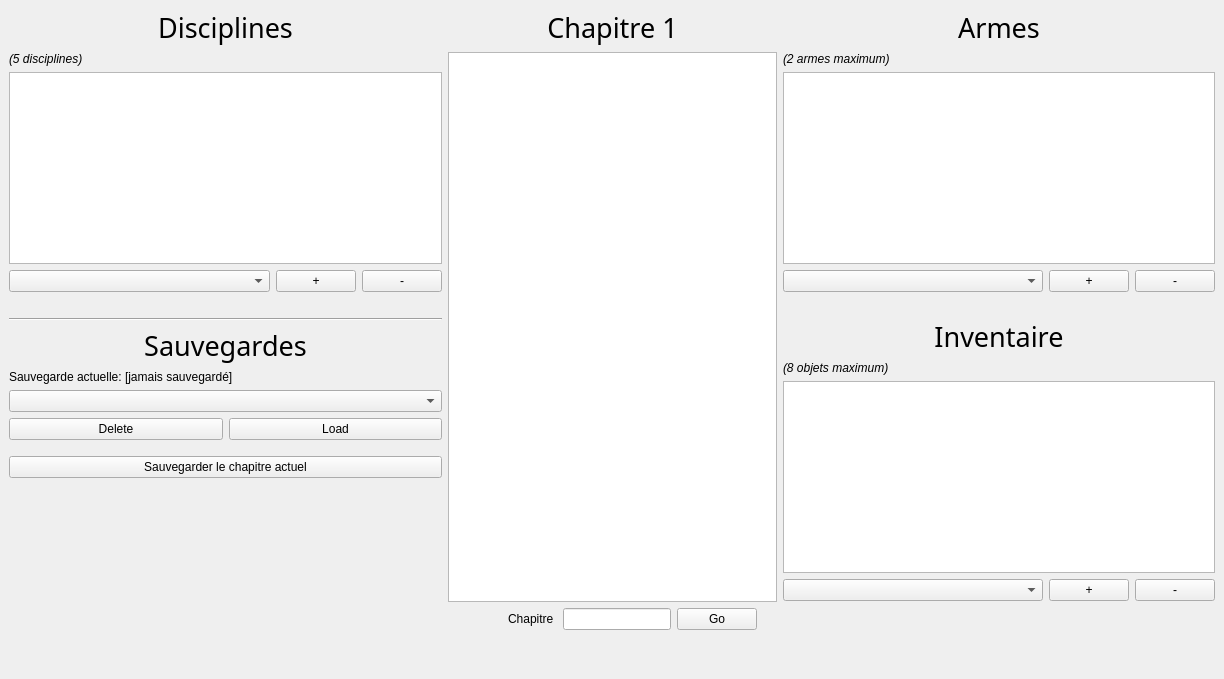
<?xml version="1.0" encoding="UTF-8"?>
<ui version="4.0">
 <class>MainWindow</class>
 <widget class="QMainWindow" name="MainWindow">
  <property name="geometry">
   <rect>
    <x>0</x>
    <y>0</y>
    <width>1224</width>
    <height>679</height>
   </rect>
  </property>
  <property name="windowTitle">
   <string>MainWindow</string>
  </property>
  <widget class="QWidget" name="centralwidget">
   <layout class="QHBoxLayout" name="horizontalLayout_3">
    <item>
     <layout class="QHBoxLayout" name="horizontalLayout_Body">
      <item>
       <layout class="QVBoxLayout" name="verticalLayout_PanelLeft">
        <item>
         <widget class="QLabel" name="label_2">
          <property name="sizePolicy">
           <sizepolicy hsizetype="Preferred" vsizetype="Fixed">
            <horstretch>0</horstretch>
            <verstretch>0</verstretch>
           </sizepolicy>
          </property>
          <property name="font">
           <font>
            <family>Papyrus</family>
            <pointsize>20</pointsize>
           </font>
          </property>
          <property name="text">
           <string>Disciplines</string>
          </property>
          <property name="alignment">
           <set>Qt::AlignCenter</set>
          </property>
         </widget>
        </item>
        <item>
         <widget class="QLabel" name="label_8">
          <property name="text">
           <string>&lt;html&gt;&lt;head/&gt;&lt;body&gt;&lt;p&gt;&lt;span style=&quot; font-style:italic;&quot;&gt;(5 disciplines)&lt;/span&gt;&lt;/p&gt;&lt;/body&gt;&lt;/html&gt;</string>
          </property>
         </widget>
        </item>
        <item>
         <widget class="QListView" name="listView">
          <property name="sizePolicy">
           <sizepolicy hsizetype="Minimum" vsizetype="Maximum">
            <horstretch>0</horstretch>
            <verstretch>0</verstretch>
           </sizepolicy>
          </property>
         </widget>
        </item>
        <item>
         <layout class="QHBoxLayout" name="horizontalLayout_5">
          <item>
           <widget class="QComboBox" name="comboBox_2">
            <property name="sizePolicy">
             <sizepolicy hsizetype="Minimum" vsizetype="Fixed">
              <horstretch>0</horstretch>
              <verstretch>0</verstretch>
             </sizepolicy>
            </property>
           </widget>
          </item>
          <item>
           <widget class="QPushButton" name="pushButton_5">
            <property name="sizePolicy">
             <sizepolicy hsizetype="Maximum" vsizetype="Fixed">
              <horstretch>0</horstretch>
              <verstretch>0</verstretch>
             </sizepolicy>
            </property>
            <property name="text">
             <string>+</string>
            </property>
           </widget>
          </item>
          <item>
           <widget class="QPushButton" name="pushButton_6">
            <property name="sizePolicy">
             <sizepolicy hsizetype="Maximum" vsizetype="Fixed">
              <horstretch>0</horstretch>
              <verstretch>0</verstretch>
             </sizepolicy>
            </property>
            <property name="text">
             <string>-</string>
            </property>
           </widget>
          </item>
         </layout>
        </item>
        <item>
         <spacer name="verticalSpacer_4">
          <property name="orientation">
           <enum>Qt::Vertical</enum>
          </property>
          <property name="sizeType">
           <enum>QSizePolicy::Fixed</enum>
          </property>
          <property name="sizeHint" stdset="0">
           <size>
            <width>20</width>
            <height>20</height>
           </size>
          </property>
         </spacer>
        </item>
        <item>
         <widget class="Line" name="line">
          <property name="orientation">
           <enum>Qt::Horizontal</enum>
          </property>
         </widget>
        </item>
        <item>
         <widget class="QLabel" name="label_6">
          <property name="sizePolicy">
           <sizepolicy hsizetype="Preferred" vsizetype="Fixed">
            <horstretch>0</horstretch>
            <verstretch>0</verstretch>
           </sizepolicy>
          </property>
          <property name="font">
           <font>
            <family>Papyrus</family>
            <pointsize>20</pointsize>
           </font>
          </property>
          <property name="text">
           <string>Sauvegardes</string>
          </property>
          <property name="alignment">
           <set>Qt::AlignCenter</set>
          </property>
         </widget>
        </item>
        <item>
         <widget class="QLabel" name="label_7">
          <property name="sizePolicy">
           <sizepolicy hsizetype="Preferred" vsizetype="Fixed">
            <horstretch>0</horstretch>
            <verstretch>0</verstretch>
           </sizepolicy>
          </property>
          <property name="text">
           <string>Sauvegarde actuelle: [jamais sauvegardé]</string>
          </property>
         </widget>
        </item>
        <item>
         <widget class="QComboBox" name="comboBox"/>
        </item>
        <item>
         <layout class="QHBoxLayout" name="horizontalLayout_4">
          <item>
           <widget class="QPushButton" name="pushButton_2">
            <property name="sizePolicy">
             <sizepolicy hsizetype="Minimum" vsizetype="Fixed">
              <horstretch>0</horstretch>
              <verstretch>0</verstretch>
             </sizepolicy>
            </property>
            <property name="text">
             <string>Delete</string>
            </property>
           </widget>
          </item>
          <item>
           <widget class="QPushButton" name="pushButton_3">
            <property name="sizePolicy">
             <sizepolicy hsizetype="Minimum" vsizetype="Fixed">
              <horstretch>0</horstretch>
              <verstretch>0</verstretch>
             </sizepolicy>
            </property>
            <property name="text">
             <string>Load</string>
            </property>
           </widget>
          </item>
         </layout>
        </item>
        <item>
         <spacer name="verticalSpacer_3">
          <property name="orientation">
           <enum>Qt::Vertical</enum>
          </property>
          <property name="sizeType">
           <enum>QSizePolicy::Fixed</enum>
          </property>
          <property name="sizeHint" stdset="0">
           <size>
            <width>20</width>
            <height>10</height>
           </size>
          </property>
         </spacer>
        </item>
        <item>
         <widget class="QPushButton" name="pushButton_4">
          <property name="text">
           <string>Sauvegarder le chapitre actuel</string>
          </property>
         </widget>
        </item>
        <item>
         <spacer name="verticalSpacer_2">
          <property name="orientation">
           <enum>Qt::Vertical</enum>
          </property>
          <property name="sizeType">
           <enum>QSizePolicy::Expanding</enum>
          </property>
          <property name="sizeHint" stdset="0">
           <size>
            <width>20</width>
            <height>40</height>
           </size>
          </property>
         </spacer>
        </item>
       </layout>
      </item>
      <item>
       <layout class="QVBoxLayout" name="verticalLayout_PanelMiddle">
        <item>
         <widget class="QLabel" name="label">
          <property name="sizePolicy">
           <sizepolicy hsizetype="Preferred" vsizetype="Fixed">
            <horstretch>0</horstretch>
            <verstretch>0</verstretch>
           </sizepolicy>
          </property>
          <property name="font">
           <font>
            <family>Papyrus</family>
            <pointsize>20</pointsize>
           </font>
          </property>
          <property name="text">
           <string>Chapitre 1</string>
          </property>
          <property name="alignment">
           <set>Qt::AlignCenter</set>
          </property>
         </widget>
        </item>
        <item>
         <widget class="QTextBrowser" name="textBrowser">
          <property name="sizePolicy">
           <sizepolicy hsizetype="Minimum" vsizetype="Expanding">
            <horstretch>0</horstretch>
            <verstretch>0</verstretch>
           </sizepolicy>
          </property>
         </widget>
        </item>
        <item>
         <layout class="QHBoxLayout" name="horizontalLayout_2">
          <item>
           <spacer name="horizontalSpacer">
            <property name="orientation">
             <enum>Qt::Horizontal</enum>
            </property>
            <property name="sizeType">
             <enum>QSizePolicy::Maximum</enum>
            </property>
            <property name="sizeHint" stdset="0">
             <size>
              <width>60</width>
              <height>20</height>
             </size>
            </property>
           </spacer>
          </item>
          <item>
           <widget class="QLabel" name="label_5">
            <property name="sizePolicy">
             <sizepolicy hsizetype="Fixed" vsizetype="Fixed">
              <horstretch>0</horstretch>
              <verstretch>0</verstretch>
             </sizepolicy>
            </property>
            <property name="text">
             <string>Chapitre </string>
            </property>
           </widget>
          </item>
          <item>
           <widget class="QLineEdit" name="lineEdit">
            <property name="sizePolicy">
             <sizepolicy hsizetype="Fixed" vsizetype="Fixed">
              <horstretch>0</horstretch>
              <verstretch>0</verstretch>
             </sizepolicy>
            </property>
           </widget>
          </item>
          <item>
           <widget class="QPushButton" name="pushButton">
            <property name="sizePolicy">
             <sizepolicy hsizetype="Fixed" vsizetype="Fixed">
              <horstretch>0</horstretch>
              <verstretch>0</verstretch>
             </sizepolicy>
            </property>
            <property name="text">
             <string>Go</string>
            </property>
           </widget>
          </item>
          <item>
           <spacer name="horizontalSpacer_2">
            <property name="orientation">
             <enum>Qt::Horizontal</enum>
            </property>
            <property name="sizeType">
             <enum>QSizePolicy::Fixed</enum>
            </property>
            <property name="sizeHint" stdset="0">
             <size>
              <width>20</width>
              <height>20</height>
             </size>
            </property>
           </spacer>
          </item>
         </layout>
        </item>
        <item>
         <spacer name="verticalSpacer">
          <property name="orientation">
           <enum>Qt::Vertical</enum>
          </property>
          <property name="sizeType">
           <enum>QSizePolicy::Fixed</enum>
          </property>
          <property name="sizeHint" stdset="0">
           <size>
            <width>20</width>
            <height>40</height>
           </size>
          </property>
         </spacer>
        </item>
       </layout>
      </item>
      <item>
       <layout class="QVBoxLayout" name="verticalLayout_PanelRight">
        <item>
         <widget class="QLabel" name="label_3">
          <property name="sizePolicy">
           <sizepolicy hsizetype="Preferred" vsizetype="Fixed">
            <horstretch>0</horstretch>
            <verstretch>0</verstretch>
           </sizepolicy>
          </property>
          <property name="font">
           <font>
            <family>Papyrus</family>
            <pointsize>20</pointsize>
           </font>
          </property>
          <property name="text">
           <string>Armes</string>
          </property>
          <property name="alignment">
           <set>Qt::AlignCenter</set>
          </property>
         </widget>
        </item>
        <item>
         <widget class="QLabel" name="label_9">
          <property name="sizePolicy">
           <sizepolicy hsizetype="Minimum" vsizetype="Fixed">
            <horstretch>0</horstretch>
            <verstretch>0</verstretch>
           </sizepolicy>
          </property>
          <property name="text">
           <string>&lt;html&gt;&lt;head/&gt;&lt;body&gt;&lt;p&gt;&lt;span style=&quot; font-style:italic;&quot;&gt;(2 armes maximum)&lt;/span&gt;&lt;/p&gt;&lt;/body&gt;&lt;/html&gt;</string>
          </property>
         </widget>
        </item>
        <item>
         <widget class="QListView" name="listView_2">
          <property name="sizePolicy">
           <sizepolicy hsizetype="Minimum" vsizetype="Fixed">
            <horstretch>0</horstretch>
            <verstretch>0</verstretch>
           </sizepolicy>
          </property>
         </widget>
        </item>
        <item>
         <layout class="QHBoxLayout" name="horizontalLayout_6">
          <item>
           <widget class="QComboBox" name="comboBox_3">
            <property name="sizePolicy">
             <sizepolicy hsizetype="Minimum" vsizetype="Fixed">
              <horstretch>0</horstretch>
              <verstretch>0</verstretch>
             </sizepolicy>
            </property>
           </widget>
          </item>
          <item>
           <widget class="QPushButton" name="pushButton_7">
            <property name="sizePolicy">
             <sizepolicy hsizetype="Maximum" vsizetype="Fixed">
              <horstretch>0</horstretch>
              <verstretch>0</verstretch>
             </sizepolicy>
            </property>
            <property name="text">
             <string>+</string>
            </property>
           </widget>
          </item>
          <item>
           <widget class="QPushButton" name="pushButton_8">
            <property name="sizePolicy">
             <sizepolicy hsizetype="Maximum" vsizetype="Fixed">
              <horstretch>0</horstretch>
              <verstretch>0</verstretch>
             </sizepolicy>
            </property>
            <property name="text">
             <string>-</string>
            </property>
           </widget>
          </item>
         </layout>
        </item>
        <item>
         <spacer name="verticalSpacer_6">
          <property name="orientation">
           <enum>Qt::Vertical</enum>
          </property>
          <property name="sizeType">
           <enum>QSizePolicy::Fixed</enum>
          </property>
          <property name="sizeHint" stdset="0">
           <size>
            <width>20</width>
            <height>20</height>
           </size>
          </property>
         </spacer>
        </item>
        <item>
         <widget class="QLabel" name="label_4">
          <property name="sizePolicy">
           <sizepolicy hsizetype="Preferred" vsizetype="Fixed">
            <horstretch>0</horstretch>
            <verstretch>0</verstretch>
           </sizepolicy>
          </property>
          <property name="font">
           <font>
            <family>Papyrus</family>
            <pointsize>20</pointsize>
           </font>
          </property>
          <property name="text">
           <string>Inventaire</string>
          </property>
          <property name="alignment">
           <set>Qt::AlignCenter</set>
          </property>
         </widget>
        </item>
        <item>
         <widget class="QLabel" name="label_10">
          <property name="sizePolicy">
           <sizepolicy hsizetype="Minimum" vsizetype="Fixed">
            <horstretch>0</horstretch>
            <verstretch>0</verstretch>
           </sizepolicy>
          </property>
          <property name="text">
           <string>&lt;html&gt;&lt;head/&gt;&lt;body&gt;&lt;p&gt;&lt;span style=&quot; font-style:italic;&quot;&gt;(8 objets maximum)&lt;/span&gt;&lt;/p&gt;&lt;/body&gt;&lt;/html&gt;</string>
          </property>
         </widget>
        </item>
        <item>
         <widget class="QListView" name="listView_3">
          <property name="sizePolicy">
           <sizepolicy hsizetype="Minimum" vsizetype="Fixed">
            <horstretch>0</horstretch>
            <verstretch>0</verstretch>
           </sizepolicy>
          </property>
         </widget>
        </item>
        <item>
         <layout class="QHBoxLayout" name="horizontalLayout_7">
          <item>
           <widget class="QComboBox" name="comboBox_4">
            <property name="sizePolicy">
             <sizepolicy hsizetype="Minimum" vsizetype="Fixed">
              <horstretch>0</horstretch>
              <verstretch>0</verstretch>
             </sizepolicy>
            </property>
           </widget>
          </item>
          <item>
           <widget class="QPushButton" name="pushButton_9">
            <property name="sizePolicy">
             <sizepolicy hsizetype="Maximum" vsizetype="Fixed">
              <horstretch>0</horstretch>
              <verstretch>0</verstretch>
             </sizepolicy>
            </property>
            <property name="text">
             <string>+</string>
            </property>
           </widget>
          </item>
          <item>
           <widget class="QPushButton" name="pushButton_10">
            <property name="sizePolicy">
             <sizepolicy hsizetype="Maximum" vsizetype="Fixed">
              <horstretch>0</horstretch>
              <verstretch>0</verstretch>
             </sizepolicy>
            </property>
            <property name="text">
             <string>-</string>
            </property>
           </widget>
          </item>
         </layout>
        </item>
        <item>
         <spacer name="verticalSpacer_5">
          <property name="orientation">
           <enum>Qt::Vertical</enum>
          </property>
          <property name="sizeHint" stdset="0">
           <size>
            <width>20</width>
            <height>40</height>
           </size>
          </property>
         </spacer>
        </item>
       </layout>
      </item>
     </layout>
    </item>
   </layout>
  </widget>
 </widget>
 <resources/>
 <connections/>
</ui>
